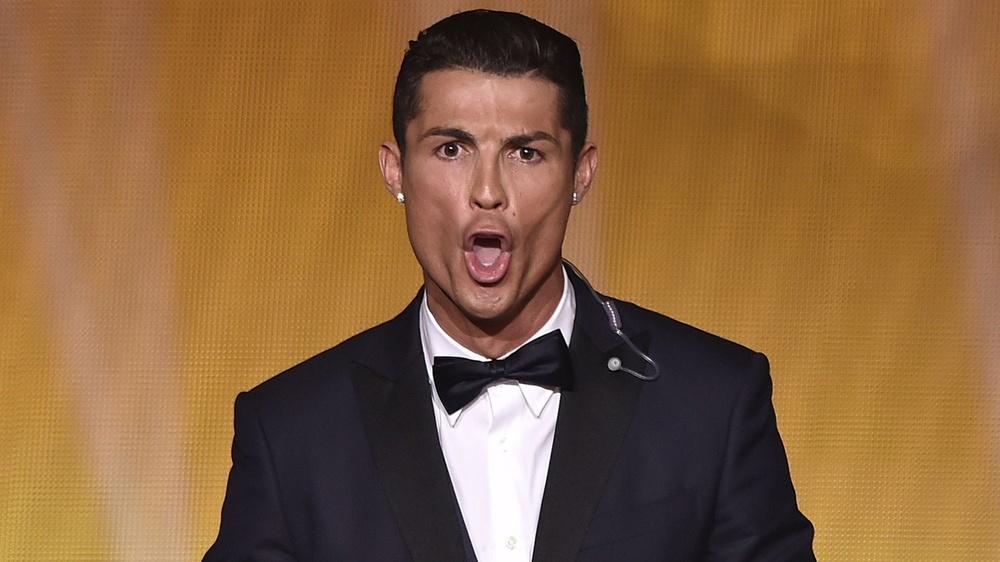
#> input picture ShiftAndRotate/Input.jpg, 1000 x 562 px, shrunk from 1920 x 1080 before the run, found by its file name
$ python shifting.py
#> lines starting #> are read from the running program, lines starting #| are printed output that depends on the picture
import cv2
import numpy as np

# Load an image
image = cv2.imread(r"D:\OpenCv\Input.jpg")
#> image is the input picture: shape (562, 1000, 3); mean B, G, R 62.2, 100.1, 138.6

# Get image dimensions
height, width = image.shape[:2]
#> height = 562; width = 1000

# Define shift amounts
shift_x = 500
shift_y = -200

# Create the transformation matrix for shifting
M = np.float32([[1, 0, shift_x], [0, 1, shift_y]])

# Perform shifting
shifted_image = cv2.warpAffine(image, M, (width, height))
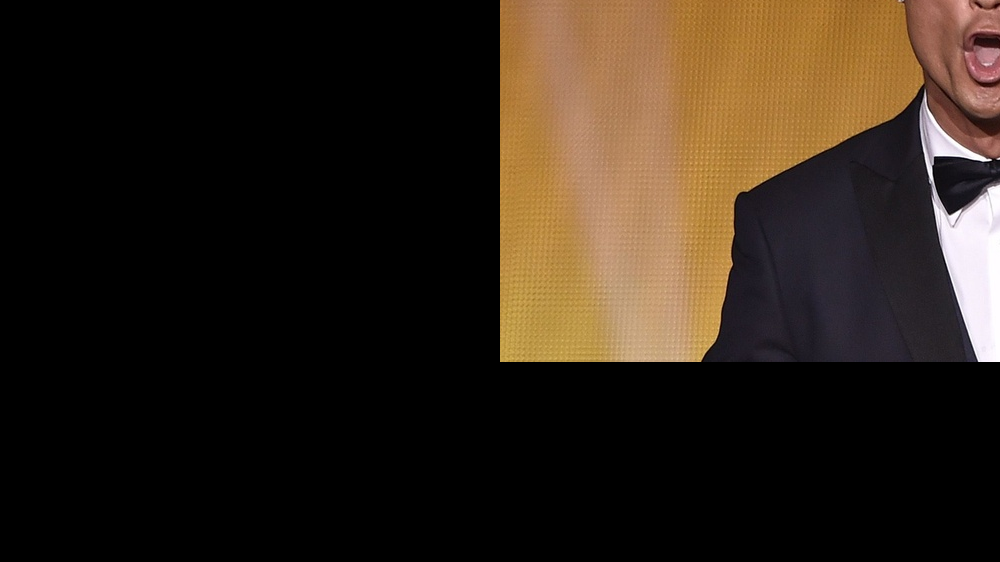
#> shifted_image: shape (562, 1000, 3); mean B, G, R 23.7, 34.6, 45.6

# Display the original and shifted images
cv2.imshow('Original Image', image)
cv2.imshow('Shifted Image', shifted_image)
cv2.waitKey(0)
cv2.destroyAllWindows()
